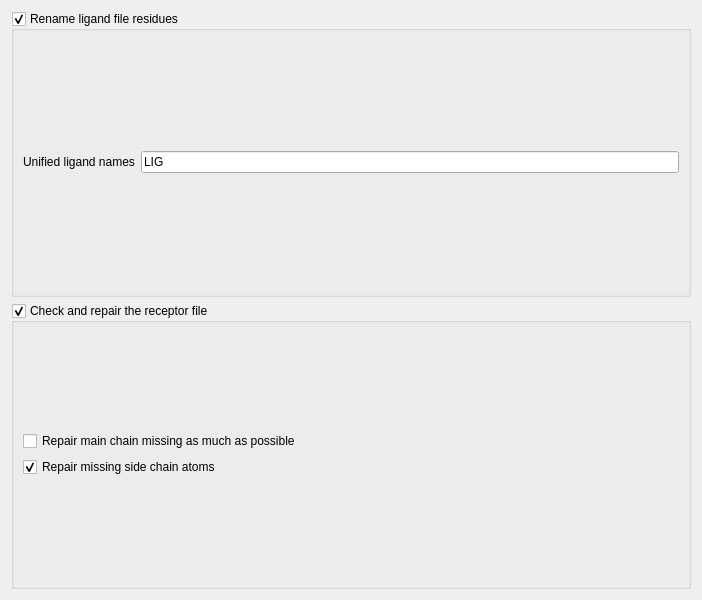
                  <widget class="QWidget" name="Ligand_protein_prep_Seting">
                   <property name="geometry">
                    <rect>
                     <x>0</x>
                     <y>0</y>
                     <width>702</width>
                     <height>600</height>
                    </rect>
                   </property>
                   <attribute name="label">
                    <string>Prepare ligand receptor files</string>
                   </attribute>
                   <layout class="QVBoxLayout" name="verticalLayout_13">
                    <item>
                     <layout class="QVBoxLayout" name="verticalLayout_12">
                      <item>
                       <widget class="QGroupBox" name="Rename_Ligane">
                        <property name="title">
                         <string>Rename ligand file residues</string>
                        </property>
                        <property name="checkable">
                         <bool>true</bool>
                        </property>
                        <layout class="QVBoxLayout" name="verticalLayout_14">
                         <item>
                          <layout class="QHBoxLayout" name="horizontalLayout_8">
                           <item>
                            <widget class="QLabel" name="Ligand_Name_label">
                             <property name="text">
                              <string>Unified ligand names</string>
                             </property>
                            </widget>
                           </item>
                           <item>
                            <widget class="QLineEdit" name="Ligand_Name">
                             <property name="text">
                              <string>LIG</string>
                             </property>
                             <property name="placeholderText">
                              <string>LIG</string>
                             </property>
                            </widget>
                           </item>
                          </layout>
                         </item>
                        </layout>
                       </widget>
                      </item>
                      <item>
                       <widget class="QGroupBox" name="Repair_Receptor">
                        <property name="title">
                         <string>Check and repair the receptor file</string>
                        </property>
                        <property name="checkable">
                         <bool>true</bool>
                        </property>
                        <layout class="QVBoxLayout" name="verticalLayout_16">
                         <item>
                          <layout class="QVBoxLayout" name="verticalLayout_15">
                           <item>
                            <widget class="QCheckBox" name="Repair_main_chain">
                             <property name="text">
                              <string>Repair main chain missing as much as possible</string>
                             </property>
                            </widget>
                           </item>
                           <item>
                            <widget class="QCheckBox" name="Repair_missing_side_chain">
                             <property name="text">
                              <string>Repair missing side chain atoms</string>
                             </property>
                             <property name="checked">
                              <bool>true</bool>
                             </property>
                            </widget>
                           </item>
                          </layout>
                         </item>
                        </layout>
                       </widget>
                      </item>
                     </layout>
                    </item>
                   </layout>
                  </widget>
